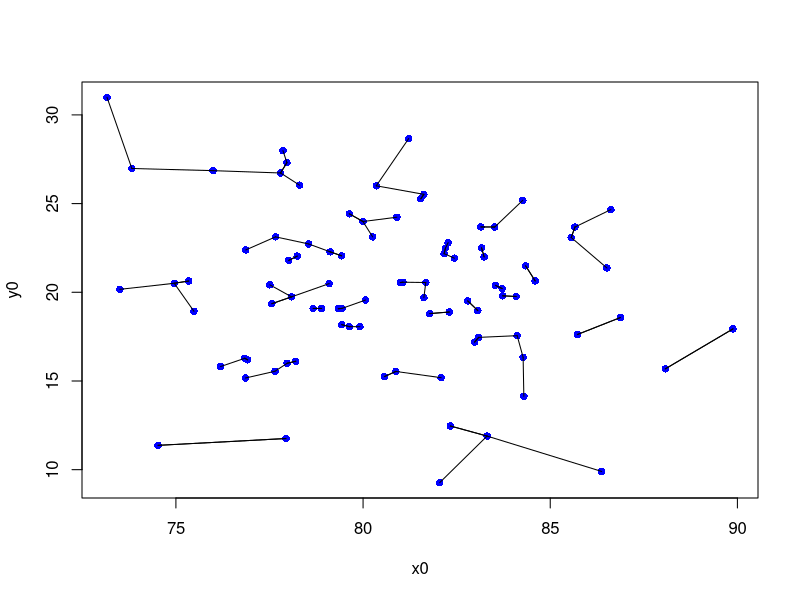

R code for this plot:
plot.nn <- function(x0,y0,graphic=TRUE,my.par=c(mar=c(4,4,2,2),xlim=range(x0),ylim=range(y0)))
{
  if(class(x0)!="numeric" | class(y0)!="numeric") #premissa 1
  {
    stop("o vetor de dados não é numérico")
  }
  if (length(x0)!=length(y0)) #premissa 2
  {
    stop("os vetores x e y não possuem o mesmo tamanho")
  }
  xy <- data.frame(x0,y0) #gerando data frame com o dado de entrada (coordenadas dos pontos)
  dist.mat <- as.matrix(dist(xy,upper=TRUE)) #gerando a matriz de distâncias de todos os pontos para todos os pontos
  diag(dist.mat) <- NA #NAs atribuídos à diagonal para evitar zeros, que seriam computados como a menor distância
  nn.pos <- apply(dist.mat,1,which.min) #guardando posição do vizinho mais próximo. na matriz de distâncias, vou procurar, por linha, qual a posição (e não o valor) do vizinho mais próximo no data frame (qual a linha do data frame)
  xy$x1 <- x0[nn.pos] # criando nova coluna no data frame para o x1, e indexando o valor de x do vizinho mais próximo
  xy$y1 <- y0[nn.pos] # criando nova coluna no data frame para o y1, e indexando o valor de y do vizinho mais próximo
  if(graphic)
  {
    par(my.par)
    plot(x0,y0, pch=16,col="blue")
    segments(x0=xy$x0,y0=xy$y0,x1=xy$x1,y1=xy$y1) #desenhando segmentos
  }
  return(list(dist=dist.mat,xy=xy))
} 

a=rnorm(90,80,4)
b=rnorm(90,20,4)

plot.nn(a,b)

        